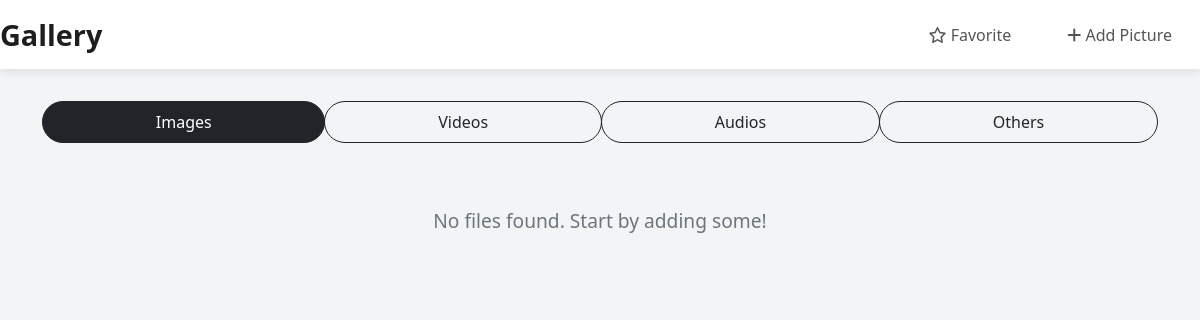
The app's page /view_all_file, older data.
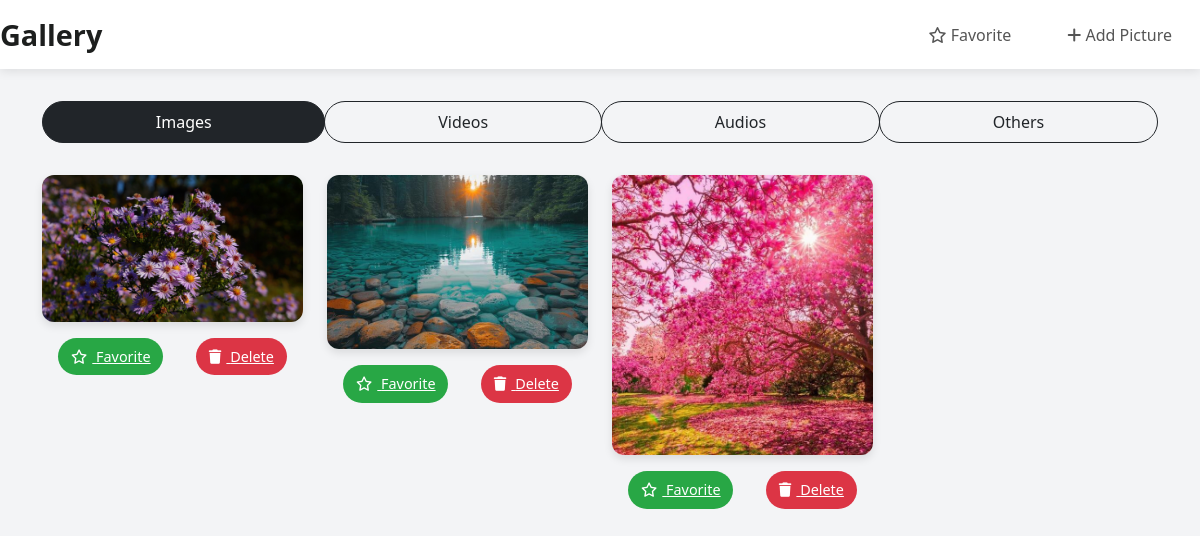
The same page, newer data.
### app/models.py (models this page shows, shortened)
class gallery (models.Model):
    user=models.ForeignKey(User,on_delete=models.CASCADE)
    file_id=models.TextField()
    name = models.TextField()
    file = models.FileField()
    images=models.BooleanField(default=False)
    video=models.BooleanField(default=False)
    audio=models.BooleanField(default=False)
    others=models.BooleanField(default=False)

### app/views.py (the view)
# urls.py: path('view_all_file',views.view_all_file),
def view_all_file(req):
    file_type = req.GET.get('type', 'images')
    if file_type == 'videos':
        files = gallery.objects.filter(video=True)
    elif file_type == 'audios':
        files = gallery.objects.filter(audio=True)
    elif file_type == 'others':
        files = gallery.objects.filter(others=True)
    else:
        files = gallery.objects.filter(images=True)
    context = {
        'files': files,
        'file_type': file_type,
    }
    return render(req, 'user_side/see_more.html', context)

### templates/user_side/see_more.html (shortened to what this page needs)
<!DOCTYPE html>
<html lang="en">
<head>
    <link href="https://cdn.jsdelivr.net/npm/bootstrap@5.3.3/dist/css/bootstrap.min.css" rel="stylesheet">
    <link rel="stylesheet" href="https://cdnjs.cloudflare.com/ajax/libs/font-awesome/6.6.0/css/all.min.css">
</head>
<body>
    <nav class="navbar navbar-expand-lg sticky-top">
        <a id="logo" href="../index" class="navbar-brand">Gallery</a>
        <div class="collapse navbar-collapse" id="navbarContent">
            <ul class="navbar-nav ms-auto">
                <li class="nav-item">
                    <a class="nav-link" href="../fav"><i class="fa-regular fa-star"></i> Favorite</a>
                </li>
                <li class="nav-item">
                    <a class="nav-link" href="../add"><i class="fa-solid fa-plus"></i> Add Picture</a>
                </li>
            </ul>
        </div>
    </nav>
    <div id="container1" class="container">
        <div id="filter-buttons" class="btn-group d-flex justify-content-center" role="group" aria-label="Filter by type">
            <a href="?type=images" class="btn btn-outline-dark {% if file_type == 'images' %}active{% endif %}">Images</a>
            <a href="?type=videos" class="btn btn-outline-dark {% if file_type == 'videos' %}active{% endif %}">Videos</a>
            <a href="?type=audios" class="btn btn-outline-dark {% if file_type == 'audios' %}active{% endif %}">Audios</a>
            <a href="?type=others" class="btn btn-outline-dark {% if file_type == 'others' %}active{% endif %}">Others</a>
        </div>
        <div id="file-container" class="row">
            {% for file in files %}
            <div class="col-12 col-sm-6 col-md-4 col-lg-3 mb-4">
                {% if file_type == 'videos' %}
                <video class="img-fluid w-100" src="{{ file.file.url }}" controls></video>
                {% elif file_type == 'audios' %}
                <audio class="w-100" src="{{ file.file.url }}" controls></audio>
                {% else %}
                <img class="img-fluid w-100" src="{{ file.file.url }}" alt="{{ file.name }}">
                {% endif %}
                <div id="option" class="d-flex justify-content-around mt-3">
                    <a id="fav" href="../add_fav/{{ file.pk }}" class="action-btn">
                        <i class="fa-regular fa-star"></i> Favorite
                    </a>
                    <a id="delete" href="../delete_file/{{ file.id }}" class="action-btn">
                        <i class="fa-solid fa-trash"></i> Delete
                    </a>
                </div>
            </div>
            {% empty %}
            <p class="empty-message text-center">No files found. Start by adding some!</p>
            {% endfor %}
        </div>
    </div>
</body>
</html>

### templates/user_side/see_more.html (style rules this page uses)
body { background-color: #f3f4f6; font-family: 'Segoe UI', Tahoma, Geneva, Verdana, sans-serif; color: #333; }
nav { background-color: #ffffff; box-shadow: 0 2px 10px rgba(0, 0, 0, 0.1); padding: 0.75rem 1.5rem; }
#logo { font-size: 1.8rem; font-weight: 700; color: #1d1f1e; }
.nav-link { margin: 0 20px; font-size: 1rem; color: #555; transition: color 0.3s, transform 0.3s; }
#filter-buttons { margin: 2rem auto; }
#filter-buttons .btn { font-size: 1rem; text-transform: capitalize; border-radius: 30px; padding: 0.5rem 1rem; transition: all 0.3s; }
#file-container { margin-top: 2rem; }
#file-container img, #file-container video { border-radius: 12px; object-fit: cover; max-height: 280px; box-shadow: 0 4px 8px rgba(0, 0, 0, 0.1); transition: transform 0.3s; }
#option { margin-top: 15px; }
.action-btn { font-size: 0.9rem; padding: 0.5rem 0.8rem; transition: all 0.3s; border-radius: 25px; font-weight: 500; }
.action-btn i { margin-right: 5px; }
#fav { background-color: #28a745; color: white; }
#delete { background-color: #dc3545; color: white; }

Row changes from the older to the newer data that the page shows:
added gallery: file (picture)
added gallery: file (picture)
added gallery: file (picture)
Text that changed along with them:
text no longer shown: "No files found. Start by adding some!"
